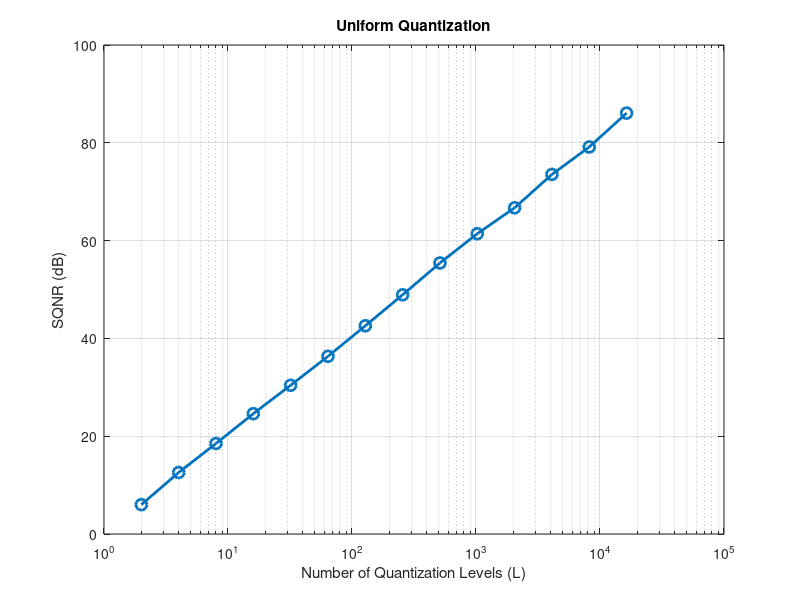

Source code (MATLAB):
%SNR:
clc; clear all; close all;

n = 100;
x = rand(1, n);
vmin = min(x);
vmax = max(x);
xpow = sum(x.^2) / n;

for i = 1:1:14
    L(i) = 2^i;
    d = (vmax - vmin) / L(i);
    
    for j = 1:length(x)
        start = min(x);
        while (start < x(j))
            start = start + d;
        end
        xq(j) = start - d;
        if (start == x(j))
            xq(j) = start;
        end
    end
    
    err = x - xq;
    noisepow(i) = sum(err.^2) / n;
end

sqnr = xpow ./ noisepow;
sqnrdb = 10 .* log10(sqnr);

% Plotting SQNR in decibels against the logarithm of the number of quantization levels
figure;
semilogx(L, sqnrdb, 'o-', 'LineWidth', 2, 'MarkerSize', 8);
xlabel('Number of Quantization Levels (L)');
ylabel('SQNR (dB)');
title('Uniform Quantization');
grid on;